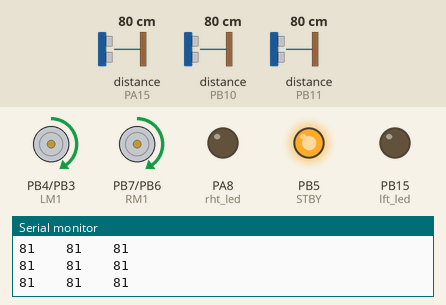
Simulated run of this sketch. Board: STM32 Blue Pill. Shown: motor-driver pin pairs drawn as motors (green arrow = first pin HIGH = forward, orange = second pin HIGH = backward, longer = more drive, scaled by the enable pin, stopped while the standby pin is LOW), output pins drawn as LEDs (lit = HIGH), the last lines printed to the serial monitor. The test bench sets the inputs (shaded band); at power-on: distance to the obstacle (sensors on PA15, PB11, PB10) 80 cm. The echo pulse lasts 58.3 µs per cm.

Above: at 1.2 s.
1.3 s: distance to the obstacle (sensor on PA15) set to 9 cm
At 2.5 s:
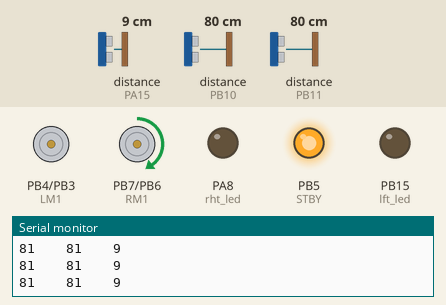
2.8 s: distance to the obstacle (sensor on PB11) set to 2 cm
At 3.8 s:
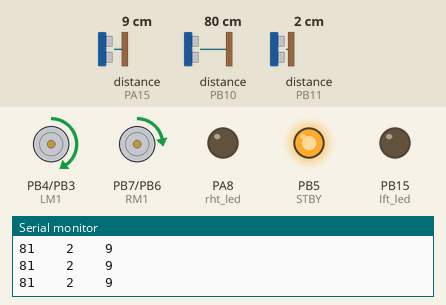
4.3 s: distance to the obstacle (sensor on PB10) set to 18 cm
7.3 s: distance to the obstacle (sensor on PB10) set to 14 cm
At 8.1 s:
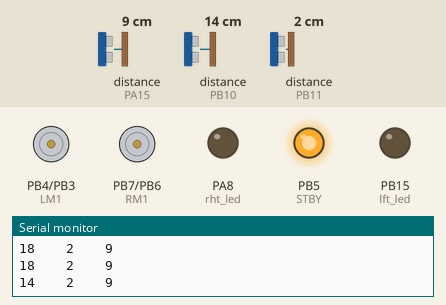
8.8 s: distance to the obstacle (sensor on PB10) set to 4 cm
11.7 s: distance to the obstacle (sensor on PB10) set to 2 cm
At 14.8 s:
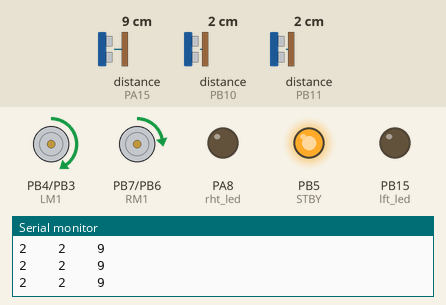
Timing chart, 0 to 15.7 s (numbered marks = the images above; inputs shaded):
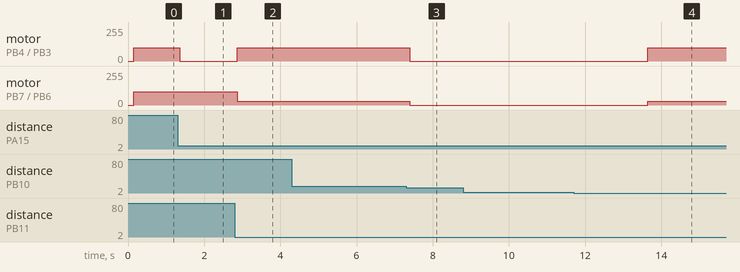

The sketch:

sonar_control__2019_01_16_12_34_52_UTC_.ino
```cpp
#define trig PB13
#define mdl_echo PB10
#define lft_echo PB11
#define rht_echo PA15


#define LM1 PB4     //here>>portion A is left....portion B is right
#define LM2 PB3
#define RM1 PB7
#define RM2 PB6
#define LMPWM PB9
#define RMPWM PB8
#define STBY PB5

//LED pin
#define lft_led PB15
#define rht_led PA8


#include<NewPing.h>

NewPing sonar[3]={ NewPing(trig,mdl_echo), NewPing(trig,lft_echo), NewPing(trig,rht_echo)};
\
int dist[3];
int diff;

void setup() {
//   afio_cfg_debug_ports(AFIO_DEBUG_NONE);
  // put your setup code here, to run once:

 afio_cfg_debug_ports(AFIO_DEBUG_NONE);
  Serial.begin(9600);
  pin_declare();
  digitalWrite(STBY, HIGH);

//Serial.begin(115200);
//pinMode(trig,OUTPUT);
//pinMode(mdl_echo,INPUT);
//pinMode(lft_echo,INPUT);
//pinMode(rht_echo,INPUT);

}


void sonar_activate(){
//delay(100);
for (int i=0;i<3;i++){
dist[i]=sonar[i].ping_cm();
delay(20);

Serial.print(dist[i]);
Serial.print("\t\t");
}

  diff = dist[1] - dist [2];
Serial.println();
}

void pin_declare(){
//Motor Pin
  pinMode(LM1,OUTPUT);
  pinMode(LM2,OUTPUT);
  pinMode(RM1,OUTPUT);
  pinMode(RM2,OUTPUT);
  pinMode(LMPWM,OUTPUT);
  pinMode(RMPWM,OUTPUT);
  pinMode(STBY,OUTPUT);
//LED Pin
  pinMode(lft_led,OUTPUT);
  pinMode(rht_led,OUTPUT);
}


void motor_control(int lft_speed, int rht_speed){
  if(lft_speed>=0){
  digitalWrite(LM1, HIGH);
  digitalWrite(LM2, LOW);
  analogWrite(LMPWM, lft_speed);
  }
  else{
  digitalWrite(LM1, LOW);
  digitalWrite(LM2, HIGH);
  analogWrite(LMPWM, -1*lft_speed);
  }

  if(rht_speed>=0){
  digitalWrite(RM1, HIGH);
  digitalWrite(RM2, LOW);
  analogWrite(RMPWM, rht_speed);
  }
  else{
  digitalWrite(RM1, LOW);
  digitalWrite(RM2, HIGH);
  analogWrite(RMPWM, -1*rht_speed);
  }
}

void loop() {
  sonar_activate();
  while(1){
    sonar_activate();
    sonar_track();
    if(dist[0]>=3 && dist[0]<=15){
      break;
    }
  }
//  else{
    motor_control(0, 0);
    delay( 3000);
//  }

}

void sonar_track(){
  if (diff == 0)
     motor_control(100,100);
 else if (diff>= 1 &&  diff <= 3 )
     motor_control(70,100);
 else if (diff>= 4 &&  diff <= 5 )
     motor_control(50,100);
 else if(diff>= 6 &&  diff <= 7 )
     motor_control(30,100);
 else if(diff >=8 )
     motor_control(0,100);

 else if (diff<= -1 &&  diff >= -3 )
     motor_control(100,70);
 else if (diff<= -4 &&  diff >= -5 )
     motor_control(100,50);
 else if(diff<= -6 &&  diff >= -7 )
     motor_control(100,30);
 else if(diff <=-8 )
     motor_control(100,0);
}
```

Measured:
- the behaviour switches between 16 and 15 cm on distance to the obstacle (sensor on PB10) (found by bisection; images 2 and 3)
- the behaviour switches between 3 and 2 cm on distance to the obstacle (sensor on PB10) (found by bisection; images 3 and 4)
- after the input at 1.3 s, motor on PB4 (LM1) / PB3 (LM2): forward 100/255 → stopped after 0.06 s
- after the input at 2.8 s, motor on PB4 (LM1) / PB3 (LM2): stopped → forward 100/255 after 0.06 s; motor on PB7 (RM1) / PB6 (RM2): forward 100/255 → forward 30/255 after 0.06 s
- after the input at 7.3 s, motor on PB4 (LM1) / PB3 (LM2): forward 100/255 → stopped after 0.10 s; motor on PB7 (RM1) / PB6 (RM2): forward 30/255 → stopped after 0.10 s
- after the input at 11.7 s, motor on PB4 (LM1) / PB3 (LM2): stopped → forward 100/255 after 1.9 s; motor on PB7 (RM1) / PB6 (RM2): stopped → forward 30/255 after 1.9 s
